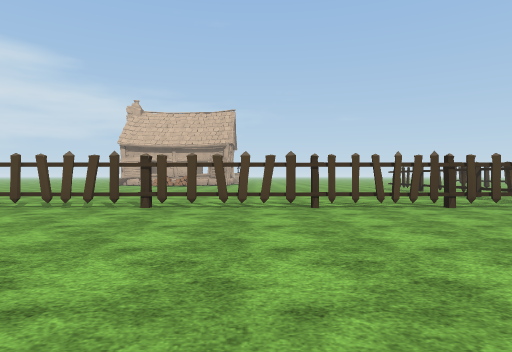
[1] (above)

24 first-person views from a walk through a 3-D level made in the Unity game engine. The camera is 1.2 m above the floor, looks level and sees 75° across. The floor is counted in squares, 2 m on a side. Each view is taken from the middle of a square. On the plan, view 1 faces up. The plan holds only what a view shows up to about 10 squares ahead; the rest is blank. The place goes on beyond the plan. The terrain is drawn as flat ground. The player is left out. Some animated figures are not drawn. Some surface patterns are stand-ins.

[2]
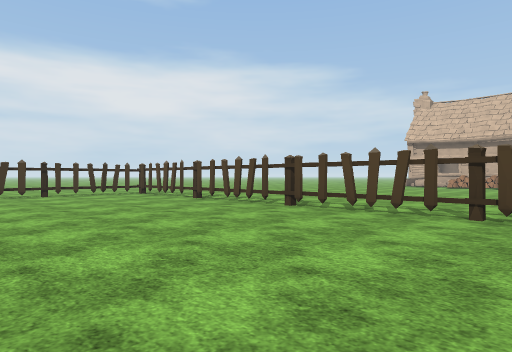

[3]
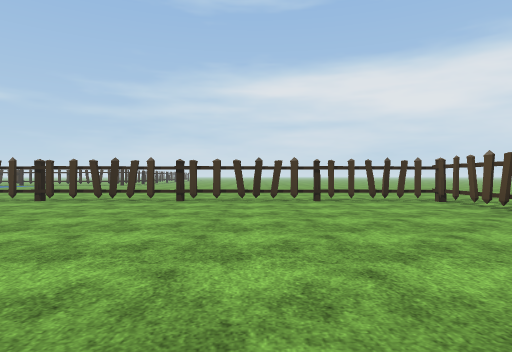

[4]
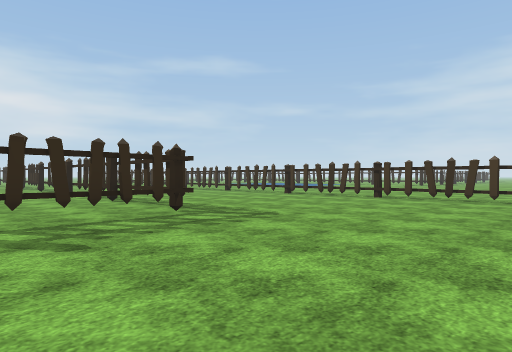

[5]
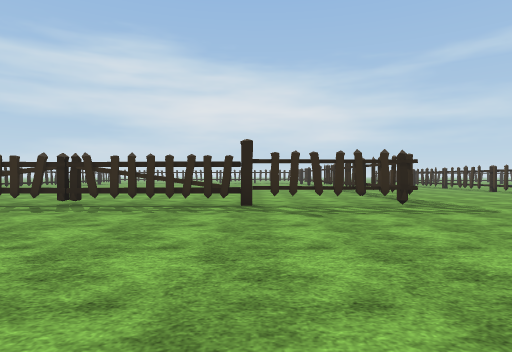

[6]
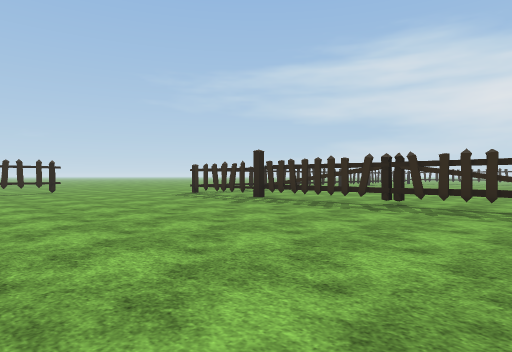

[7]
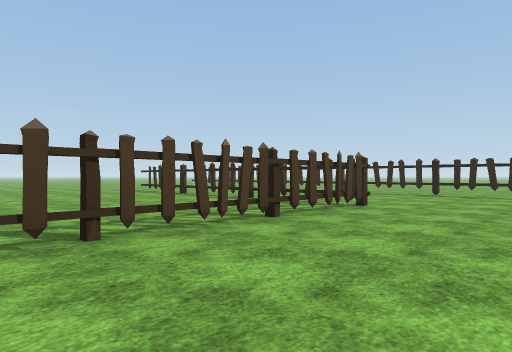

[8]
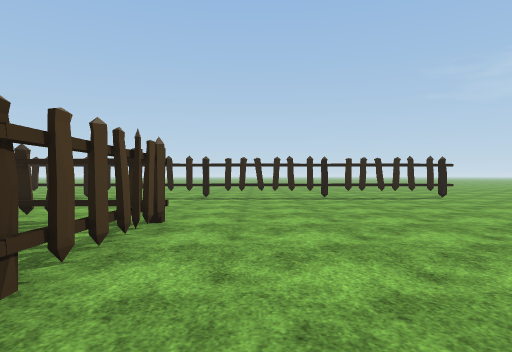

[9]
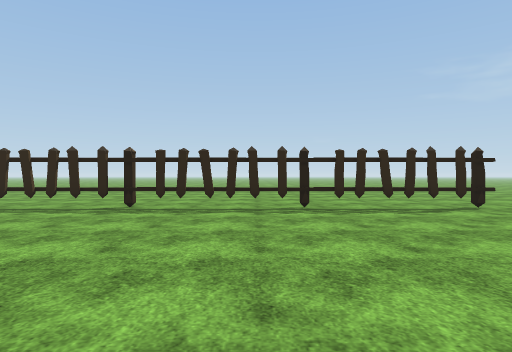

[10]
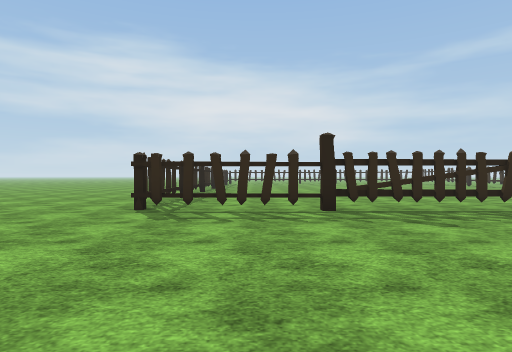

[11]
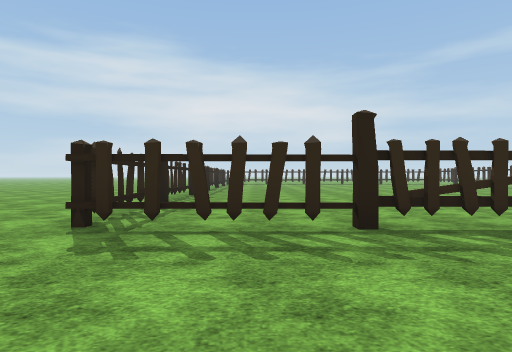

[12]
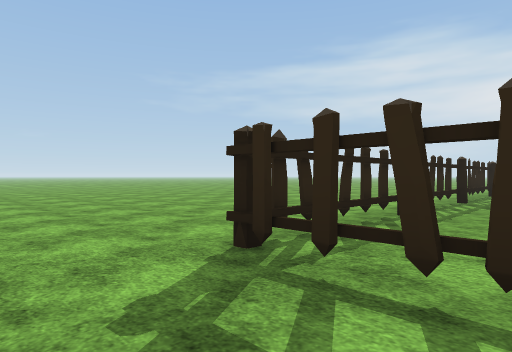

[13]
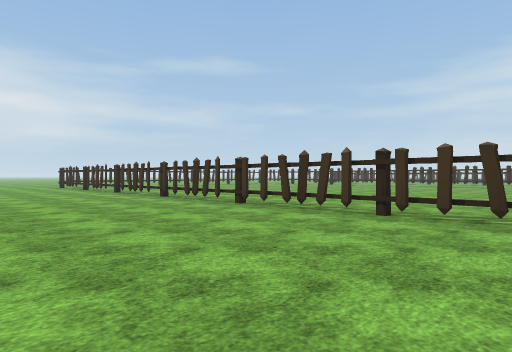

[14]
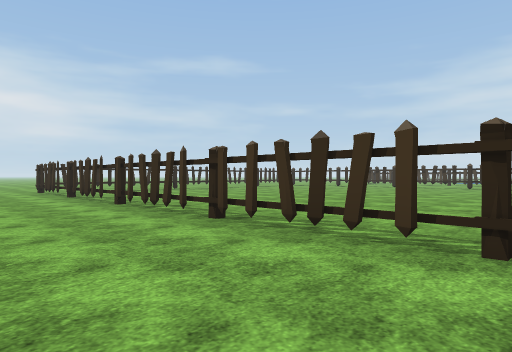

[15]
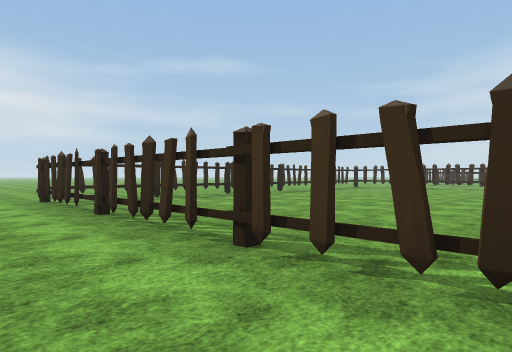

[16]
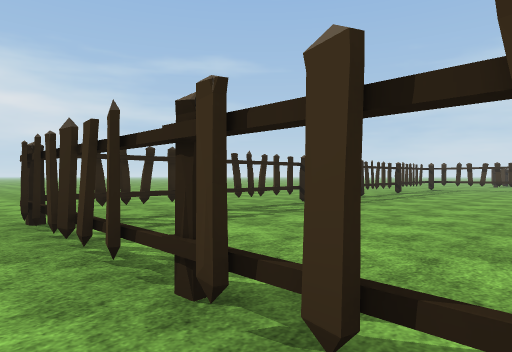

[17]
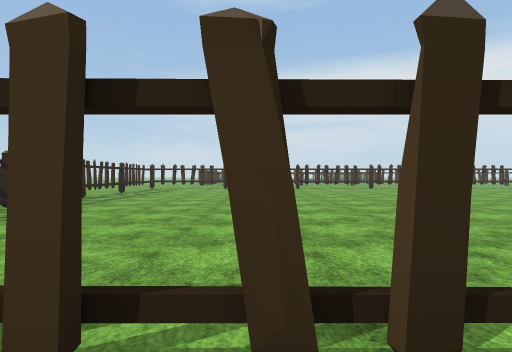

[18]
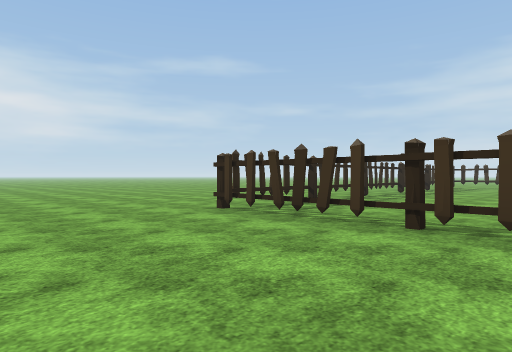

[19]
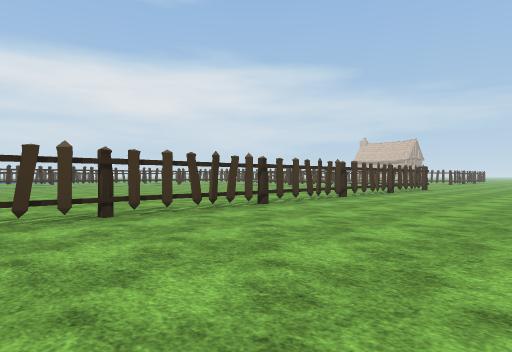

[20]
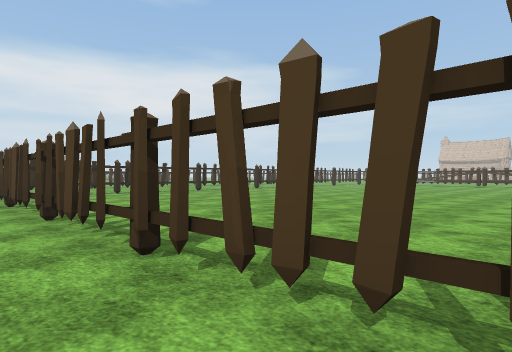

[21]
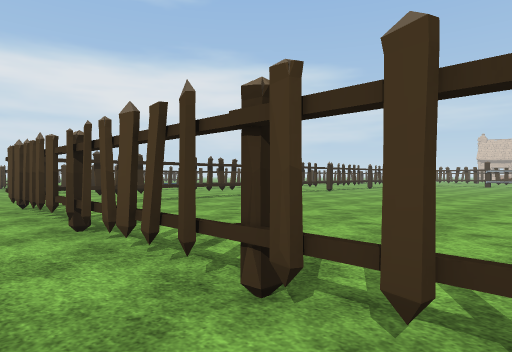

[22]
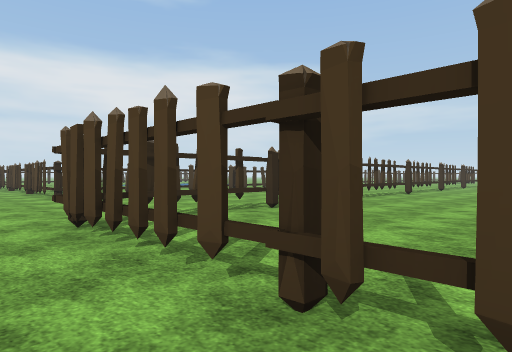

[23]
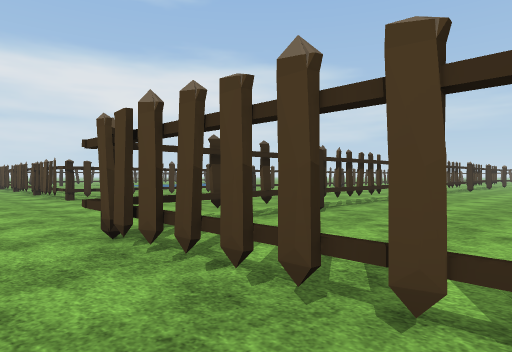

[24]
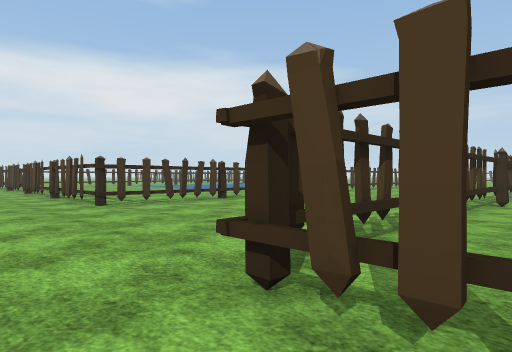

### Floor plan
Key: @ floor where view 1 was taken; # wall or solid block; . floor; = window, fence, low wall or low ledge; T thing the floor can be seen under or through.
Columns run from 17 left of view 1 to 13 right of it. Each row starts with its distance up from view 1.
 11                   ......#   #
 10           ..............#   T..
  9           ..............T.. T..
  8    ...   ..............TT...T..
  7    ....................T....=..
  6    ..TTTTTTTTTTTTTTTTTTT....#..
  5    ..T......................=..
  4    ..T......................#..
  3    ..T......................=..
  2    ..T......................T..
  1    ..T......................T..
  0    ..T...........@..........T..
 -1    ..T.........................
 -2    ..T.........................
 -3    ..T.........................
 -4    ..T.....TTTTTTT=TTTTTTT.....
 -5    .. .....T.............T.....
 -6        ....#.............T.....
 -7        ....#.............T.....
 -8          ..#..   ........T.....
 -9           .#.       .....T.....
-10            =        .....T.....
-11                      ....T....
-12                 .........T....
-13                 .........T....
-14             .. ..........T....
-15           .#.. ..........T.....
-16         ...#.............T.....
-17         ...=.............T.....
-18        ....#.............T.....
-19     .#.....#.............T.....
-20    ..#.....#.............T....
-21   ...#.....#.............T....
-22  ....#.....=.............T....
-23 #####......#.............T....
-24   .........###==#==#=TTTTT...
-25         .....................

Where each view was taken, in squares from view 1:
view 1: 0 up, 0 right, facing up
view 2: 1 up, 1 left, facing up-left
view 3: 2 up, 4 left, facing left
view 4: 1 up, 3 left, facing down-left
view 5: 3 up, 3 left, facing down
view 6: 3 up, 2 left, facing down-right
view 7: 3 up, 0 right, facing up-right
view 8: 5 up, 2 right, facing right
view 9: 4 up, 5 right, facing right
view 10: 2 up, 6 right, facing down
view 11: 0 up, 6 right, facing down
view 12: 2 down, 6 right, facing down-right
view 13: 5 down, 13 right, facing down-left
view 14: 10 down, 11 right, facing down-left
view 15: 15 down, 10 right, facing down-left
view 16: 19 down, 9 right, facing down-left
view 17: 19 down, 9 right, facing left
view 18: 19 down, 12 right, facing down-left
view 19: 19 down, 13 right, facing up-left
view 20: 25 down, 5 right, facing up-left
view 21: 25 down, 1 right, facing up-left
view 22: 25 down, 2 left, facing up-left
view 23: 25 down, 3 left, facing up-left
view 24: 25 down, 5 left, facing up-left
